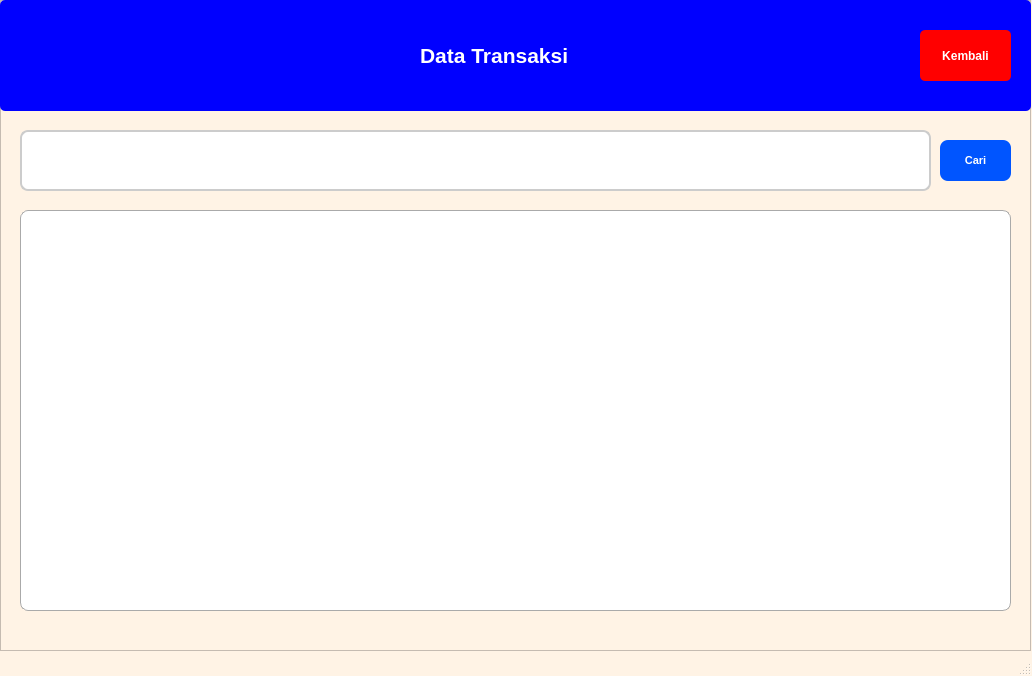
<?xml version="1.0" encoding="UTF-8"?>
<ui version="4.0">
 <class>MainWindow</class>
 <widget class="QMainWindow" name="MainWindow">
  <property name="geometry">
   <rect>
    <x>0</x>
    <y>0</y>
    <width>1032</width>
    <height>676</height>
   </rect>
  </property>
  <property name="windowTitle">
   <string>MainWindow</string>
  </property>
  <property name="styleSheet">
   <string notr="true">QMainWindow {
    background-color: rgb(255, 243, 229);          
}</string>
  </property>
  <widget class="QWidget" name="centralwidget">
   <property name="styleSheet">
    <string notr="true">QWidget {
    background-color: rgb(255, 243, 229);          
}</string>
   </property>
   <widget class="QFrame" name="frame">
    <property name="geometry">
     <rect>
      <x>0</x>
      <y>0</y>
      <width>1031</width>
      <height>651</height>
     </rect>
    </property>
    <property name="styleSheet">
     <string notr="true">QFrame {
    background-color: rgb(255, 243, 229);          
}</string>
    </property>
    <property name="frameShape">
     <enum>QFrame::StyledPanel</enum>
    </property>
    <property name="frameShadow">
     <enum>QFrame::Raised</enum>
    </property>
    <widget class="QPushButton" name="pushButton">
     <property name="geometry">
      <rect>
       <x>940</x>
       <y>140</y>
       <width>71</width>
       <height>41</height>
      </rect>
     </property>
     <property name="font">
      <font>
       <pointsize>8</pointsize>
       <weight>75</weight>
       <bold>true</bold>
      </font>
     </property>
     <property name="styleSheet">
      <string notr="true">QPushButton {
    background-color: rgb(0, 85, 255);
	border-radius: 8px;
	color: white
}</string>
     </property>
     <property name="text">
      <string>Cari</string>
     </property>
    </widget>
    <widget class="QLineEdit" name="lineEdit">
     <property name="geometry">
      <rect>
       <x>20</x>
       <y>130</y>
       <width>911</width>
       <height>61</height>
      </rect>
     </property>
     <property name="font">
      <font>
       <pointsize>-1</pointsize>
      </font>
     </property>
     <property name="styleSheet">
      <string notr="true">padding: 6px;
background: white;
border: 2px solid #ccc;
border-radius: 8px;
font-size: 14px;
</string>
     </property>
    </widget>
    <widget class="QTableWidget" name="tableWidget">
     <property name="geometry">
      <rect>
       <x>20</x>
       <y>210</y>
       <width>991</width>
       <height>401</height>
      </rect>
     </property>
     <property name="font">
      <font>
       <pointsize>-1</pointsize>
      </font>
     </property>
     <property name="styleSheet">
      <string notr="true">QTableWidget {
    background: white;
    border: 1px solid #aaa;
    gridline-color: #777;
    font-size: 14px;
	border-radius: 8px;
}

QHeaderView::section {
    background-color: #eaeaea;
    font-weight: bold;
    padding: 6px;
    border: 1px solid #aaa;
}
</string>
     </property>
     <property name="alternatingRowColors">
      <bool>true</bool>
     </property>
     <property name="selectionBehavior">
      <enum>QAbstractItemView::SelectRows</enum>
     </property>
     <property name="gridStyle">
      <enum>Qt::SolidLine</enum>
     </property>
     <property name="sortingEnabled">
      <bool>true</bool>
     </property>
    </widget>
    <widget class="QWidget" name="widget" native="true">
     <property name="geometry">
      <rect>
       <x>0</x>
       <y>0</y>
       <width>1031</width>
       <height>111</height>
      </rect>
     </property>
     <property name="styleSheet">
      <string notr="true">QWidget {
    background-color: rgb(0, 0, 255);
	border-radius: 5px        
}</string>
     </property>
     <widget class="QLabel" name="label_3">
      <property name="geometry">
       <rect>
        <x>420</x>
        <y>30</y>
        <width>201</width>
        <height>51</height>
       </rect>
      </property>
      <property name="font">
       <font>
        <pointsize>16</pointsize>
        <weight>75</weight>
        <bold>true</bold>
       </font>
      </property>
      <property name="styleSheet">
       <string notr="true">QLabel {
	color : white
	}</string>
      </property>
      <property name="text">
       <string>Data Transaksi</string>
      </property>
     </widget>
     <widget class="QPushButton" name="pushButton_5">
      <property name="geometry">
       <rect>
        <x>920</x>
        <y>30</y>
        <width>91</width>
        <height>51</height>
       </rect>
      </property>
      <property name="font">
       <font>
        <pointsize>9</pointsize>
        <weight>75</weight>
        <bold>true</bold>
       </font>
      </property>
      <property name="styleSheet">
       <string notr="true">QPushButton {
   background-color: rgb(255, 0, 0);
   color: white;    
   border-radius: 5px;   
   padding: 6px;}</string>
      </property>
      <property name="text">
       <string>Kembali</string>
      </property>
     </widget>
    </widget>
   </widget>
  </widget>
  <widget class="QMenuBar" name="menubar">
   <property name="geometry">
    <rect>
     <x>0</x>
     <y>0</y>
     <width>1032</width>
     <height>26</height>
    </rect>
   </property>
  </widget>
  <widget class="QStatusBar" name="statusbar"/>
 </widget>
 <resources/>
 <connections/>
</ui>
